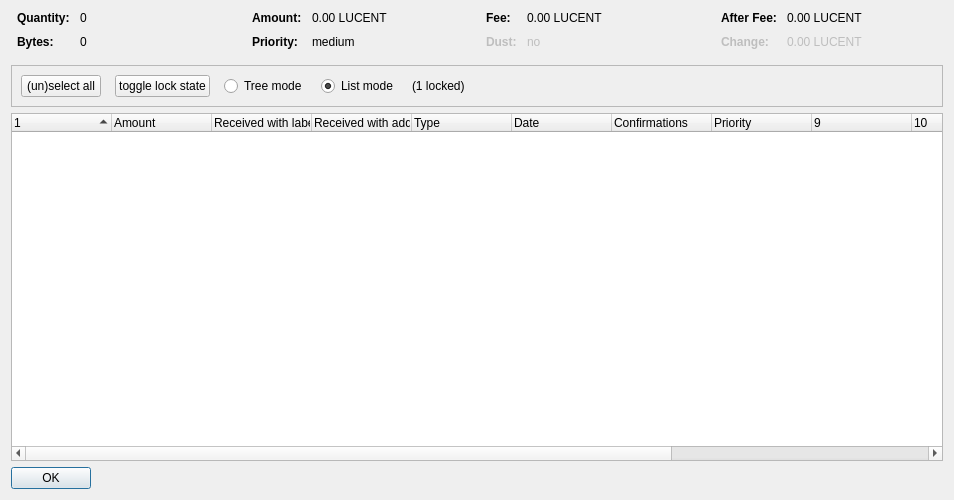
<?xml version="1.0" encoding="UTF-8"?>
<ui version="4.0">
 <class>CoinControlDialog</class>
 <widget class="QDialog" name="CoinControlDialog">
  <property name="geometry">
   <rect>
    <x>0</x>
    <y>0</y>
    <width>954</width>
    <height>500</height>
   </rect>
  </property>
  <property name="windowTitle">
   <string>Coin Selection</string>
  </property>
  <layout class="QVBoxLayout" name="verticalLayout">
   <item>
    <layout class="QHBoxLayout" name="horizontalLayoutTop" stretch="0,0,0,0">
     <property name="topMargin">
      <number>0</number>
     </property>
     <property name="bottomMargin">
      <number>10</number>
     </property>
     <item>
      <layout class="QFormLayout" name="formLayoutCoinControl1">
       <property name="horizontalSpacing">
        <number>10</number>
       </property>
       <property name="verticalSpacing">
        <number>10</number>
       </property>
       <property name="leftMargin">
        <number>6</number>
       </property>
       <property name="rightMargin">
        <number>6</number>
       </property>
       <item row="0" column="0">
        <widget class="QLabel" name="labelCoinControlQuantityText">
         <property name="font">
          <font>
           <weight>75</weight>
           <bold>true</bold>
          </font>
         </property>
         <property name="text">
          <string>Quantity:</string>
         </property>
        </widget>
       </item>
       <item row="0" column="1">
        <widget class="QLabel" name="labelCoinControlQuantity">
         <property name="cursor">
          <cursorShape>IBeamCursor</cursorShape>
         </property>
         <property name="contextMenuPolicy">
          <enum>Qt::ActionsContextMenu</enum>
         </property>
         <property name="text">
          <string notr="true">0</string>
         </property>
         <property name="textInteractionFlags">
          <set>Qt::LinksAccessibleByMouse|Qt::TextSelectableByKeyboard|Qt::TextSelectableByMouse</set>
         </property>
        </widget>
       </item>
       <item row="1" column="0">
        <widget class="QLabel" name="labelCoinControlBytesText">
         <property name="font">
          <font>
           <weight>75</weight>
           <bold>true</bold>
          </font>
         </property>
         <property name="text">
          <string>Bytes:</string>
         </property>
        </widget>
       </item>
       <item row="1" column="1">
        <widget class="QLabel" name="labelCoinControlBytes">
         <property name="cursor">
          <cursorShape>IBeamCursor</cursorShape>
         </property>
         <property name="contextMenuPolicy">
          <enum>Qt::ActionsContextMenu</enum>
         </property>
         <property name="text">
          <string notr="true">0</string>
         </property>
         <property name="textInteractionFlags">
          <set>Qt::LinksAccessibleByMouse|Qt::TextSelectableByKeyboard|Qt::TextSelectableByMouse</set>
         </property>
        </widget>
       </item>
      </layout>
     </item>
     <item>
      <layout class="QFormLayout" name="formLayoutCoinControl2">
       <property name="horizontalSpacing">
        <number>10</number>
       </property>
       <property name="verticalSpacing">
        <number>10</number>
       </property>
       <property name="leftMargin">
        <number>6</number>
       </property>
       <property name="rightMargin">
        <number>6</number>
       </property>
       <item row="0" column="0">
        <widget class="QLabel" name="labelCoinControlAmountText">
         <property name="font">
          <font>
           <weight>75</weight>
           <bold>true</bold>
          </font>
         </property>
         <property name="text">
          <string>Amount:</string>
         </property>
        </widget>
       </item>
       <item row="0" column="1">
        <widget class="QLabel" name="labelCoinControlAmount">
         <property name="cursor">
          <cursorShape>IBeamCursor</cursorShape>
         </property>
         <property name="contextMenuPolicy">
          <enum>Qt::ActionsContextMenu</enum>
         </property>
         <property name="text">
          <string notr="true">0.00 LUCENT</string>
         </property>
         <property name="textInteractionFlags">
          <set>Qt::LinksAccessibleByMouse|Qt::TextSelectableByKeyboard|Qt::TextSelectableByMouse</set>
         </property>
        </widget>
       </item>
       <item row="1" column="0">
        <widget class="QLabel" name="labelCoinControlPriorityText">
         <property name="font">
          <font>
           <weight>75</weight>
           <bold>true</bold>
          </font>
         </property>
         <property name="text">
          <string>Priority:</string>
         </property>
        </widget>
       </item>
       <item row="1" column="1">
        <widget class="QLabel" name="labelCoinControlPriority">
         <property name="cursor">
          <cursorShape>IBeamCursor</cursorShape>
         </property>
         <property name="contextMenuPolicy">
          <enum>Qt::ActionsContextMenu</enum>
         </property>
         <property name="text">
          <string>medium</string>
         </property>
         <property name="textInteractionFlags">
          <set>Qt::LinksAccessibleByMouse|Qt::TextSelectableByKeyboard|Qt::TextSelectableByMouse</set>
         </property>
        </widget>
       </item>
      </layout>
     </item>
     <item>
      <layout class="QFormLayout" name="formLayoutCoinControl3">
       <property name="horizontalSpacing">
        <number>10</number>
       </property>
       <property name="verticalSpacing">
        <number>10</number>
       </property>
       <property name="leftMargin">
        <number>6</number>
       </property>
       <property name="rightMargin">
        <number>6</number>
       </property>
       <item row="0" column="0">
        <widget class="QLabel" name="labelCoinControlFeeText">
         <property name="font">
          <font>
           <weight>75</weight>
           <bold>true</bold>
          </font>
         </property>
         <property name="text">
          <string>Fee:</string>
         </property>
        </widget>
       </item>
       <item row="0" column="1">
        <widget class="QLabel" name="labelCoinControlFee">
         <property name="cursor">
          <cursorShape>IBeamCursor</cursorShape>
         </property>
         <property name="contextMenuPolicy">
          <enum>Qt::ActionsContextMenu</enum>
         </property>
         <property name="text">
          <string notr="true">0.00 LUCENT</string>
         </property>
         <property name="textInteractionFlags">
          <set>Qt::LinksAccessibleByMouse|Qt::TextSelectableByKeyboard|Qt::TextSelectableByMouse</set>
         </property>
        </widget>
       </item>
       <item row="1" column="0">
        <widget class="QLabel" name="labelCoinControlLowOutputText">
         <property name="enabled">
          <bool>false</bool>
         </property>
         <property name="font">
          <font>
           <weight>75</weight>
           <bold>true</bold>
          </font>
         </property>
         <property name="text">
          <string>Dust:</string>
         </property>
        </widget>
       </item>
       <item row="1" column="1">
        <widget class="QLabel" name="labelCoinControlLowOutput">
         <property name="enabled">
          <bool>false</bool>
         </property>
         <property name="cursor">
          <cursorShape>IBeamCursor</cursorShape>
         </property>
         <property name="contextMenuPolicy">
          <enum>Qt::ActionsContextMenu</enum>
         </property>
         <property name="text">
          <string>no</string>
         </property>
         <property name="textInteractionFlags">
          <set>Qt::LinksAccessibleByMouse|Qt::TextSelectableByKeyboard|Qt::TextSelectableByMouse</set>
         </property>
        </widget>
       </item>
      </layout>
     </item>
     <item>
      <layout class="QFormLayout" name="formLayoutCoinControl4">
       <property name="horizontalSpacing">
        <number>10</number>
       </property>
       <property name="verticalSpacing">
        <number>10</number>
       </property>
       <property name="leftMargin">
        <number>6</number>
       </property>
       <property name="rightMargin">
        <number>6</number>
       </property>
       <item row="0" column="0">
        <widget class="QLabel" name="labelCoinControlAfterFeeText">
         <property name="font">
          <font>
           <weight>75</weight>
           <bold>true</bold>
          </font>
         </property>
         <property name="text">
          <string>After Fee:</string>
         </property>
        </widget>
       </item>
       <item row="0" column="1">
        <widget class="QLabel" name="labelCoinControlAfterFee">
         <property name="cursor">
          <cursorShape>IBeamCursor</cursorShape>
         </property>
         <property name="contextMenuPolicy">
          <enum>Qt::ActionsContextMenu</enum>
         </property>
         <property name="text">
          <string notr="true">0.00 LUCENT</string>
         </property>
         <property name="textInteractionFlags">
          <set>Qt::LinksAccessibleByMouse|Qt::TextSelectableByKeyboard|Qt::TextSelectableByMouse</set>
         </property>
        </widget>
       </item>
       <item row="1" column="0">
        <widget class="QLabel" name="labelCoinControlChangeText">
         <property name="enabled">
          <bool>false</bool>
         </property>
         <property name="font">
          <font>
           <weight>75</weight>
           <bold>true</bold>
          </font>
         </property>
         <property name="text">
          <string>Change:</string>
         </property>
        </widget>
       </item>
       <item row="1" column="1">
        <widget class="QLabel" name="labelCoinControlChange">
         <property name="enabled">
          <bool>false</bool>
         </property>
         <property name="cursor">
          <cursorShape>IBeamCursor</cursorShape>
         </property>
         <property name="contextMenuPolicy">
          <enum>Qt::ActionsContextMenu</enum>
         </property>
         <property name="text">
          <string notr="true">0.00 LUCENT</string>
         </property>
         <property name="textInteractionFlags">
          <set>Qt::LinksAccessibleByMouse|Qt::TextSelectableByKeyboard|Qt::TextSelectableByMouse</set>
         </property>
        </widget>
       </item>
      </layout>
     </item>
    </layout>
   </item>
   <item>
    <widget class="QFrame" name="frame">
     <property name="minimumSize">
      <size>
       <width>0</width>
       <height>40</height>
      </size>
     </property>
     <property name="frameShape">
      <enum>QFrame::StyledPanel</enum>
     </property>
     <property name="frameShadow">
      <enum>QFrame::Sunken</enum>
     </property>
     <layout class="QHBoxLayout" name="horizontalLayout">
      <item>
       <layout class="QHBoxLayout" name="horizontalLayoutPanel" stretch="0,0,0,0,0,0">
        <property name="spacing">
         <number>14</number>
        </property>
        <item>
         <widget class="QPushButton" name="pushButtonSelectAll">
          <property name="sizePolicy">
           <sizepolicy hsizetype="Maximum" vsizetype="Fixed">
            <horstretch>0</horstretch>
            <verstretch>0</verstretch>
           </sizepolicy>
          </property>
          <property name="text">
           <string>(un)select all</string>
          </property>
          <property name="autoDefault">
           <bool>false</bool>
          </property>
         </widget>
        </item>
        <item>
         <widget class="QPushButton" name="pushButtonToggleLock">
          <property name="sizePolicy">
           <sizepolicy hsizetype="Maximum" vsizetype="Fixed">
            <horstretch>0</horstretch>
            <verstretch>0</verstretch>
           </sizepolicy>
          </property>
          <property name="text">
           <string>toggle lock state</string>
          </property>
          <property name="autoDefault">
           <bool>false</bool>
          </property>
         </widget>
        </item>
        <item>
         <widget class="QRadioButton" name="radioTreeMode">
          <property name="sizePolicy">
           <sizepolicy hsizetype="Maximum" vsizetype="Fixed">
            <horstretch>0</horstretch>
            <verstretch>0</verstretch>
           </sizepolicy>
          </property>
          <property name="text">
           <string>Tree mode</string>
          </property>
         </widget>
        </item>
        <item>
         <widget class="QRadioButton" name="radioListMode">
          <property name="sizePolicy">
           <sizepolicy hsizetype="Maximum" vsizetype="Fixed">
            <horstretch>0</horstretch>
            <verstretch>0</verstretch>
           </sizepolicy>
          </property>
          <property name="text">
           <string>List mode</string>
          </property>
          <property name="checked">
           <bool>true</bool>
          </property>
         </widget>
        </item>
        <item>
         <widget class="QLabel" name="labelLocked">
          <property name="text">
           <string>(1 locked)</string>
          </property>
         </widget>
        </item>
        <item>
         <spacer name="horizontalSpacer">
          <property name="orientation">
           <enum>Qt::Horizontal</enum>
          </property>
          <property name="sizeHint" stdset="0">
           <size>
            <width>40</width>
            <height>20</height>
           </size>
          </property>
         </spacer>
        </item>
       </layout>
      </item>
     </layout>
    </widget>
   </item>
   <item>
    <widget class="CoinControlTreeWidget" name="treeWidget">
     <property name="contextMenuPolicy">
      <enum>Qt::CustomContextMenu</enum>
     </property>
     <property name="sortingEnabled">
      <bool>false</bool>
     </property>
     <property name="columnCount">
      <number>13</number>
     </property>
     <attribute name="headerShowSortIndicator" stdset="0">
      <bool>true</bool>
     </attribute>
     <attribute name="headerStretchLastSection">
      <bool>false</bool>
     </attribute>
     <column>
      <property name="text">
       <string/>
      </property>
     </column>
     <column>
      <property name="text">
       <string>Amount</string>
      </property>
     </column>
     <column>
      <property name="text">
       <string>Received with label</string>
      </property>
     </column>
     <column>
      <property name="text">
       <string>Received with address</string>
      </property>
     </column>
     <column>
      <property name="text">
	<string>Type</string>
      </property>
     </column>
     <column>
      <property name="text">	 
       <string>Date</string>
      </property>
     </column>
     <column>
      <property name="text">
       <string>Confirmations</string>
      </property>
      <property name="toolTip">
       <string>Confirmed</string>
      </property>
     </column>
     <column>
      <property name="text">
       <string>Priority</string>
      </property>
     </column>
     <column>
      <property name="text">
       <string/>
      </property>
     </column>
     <column>
      <property name="text">
       <string/>
      </property>
     </column>
     <column>
      <property name="text">
       <string/>
      </property>
     </column>
     <column>
      <property name="text">
       <string/>
      </property>
     </column>
     <column>
      <property name="text">
       <string/>
      </property>
     </column>
    </widget>
   </item>
   <item>
    <widget class="QDialogButtonBox" name="buttonBox">
     <property name="sizePolicy">
      <sizepolicy hsizetype="Maximum" vsizetype="Fixed">
       <horstretch>0</horstretch>
       <verstretch>0</verstretch>
      </sizepolicy>
     </property>
     <property name="orientation">
      <enum>Qt::Horizontal</enum>
     </property>
     <property name="standardButtons">
      <set>QDialogButtonBox::Ok</set>
     </property>
    </widget>
   </item>
  </layout>
 </widget>
 <customwidgets>
  <customwidget>
   <class>CoinControlTreeWidget</class>
   <extends>QTreeWidget</extends>
   <header>coincontroltreewidget.h</header>
  </customwidget>
 </customwidgets>
 <resources/>
 <connections/>
</ui>
